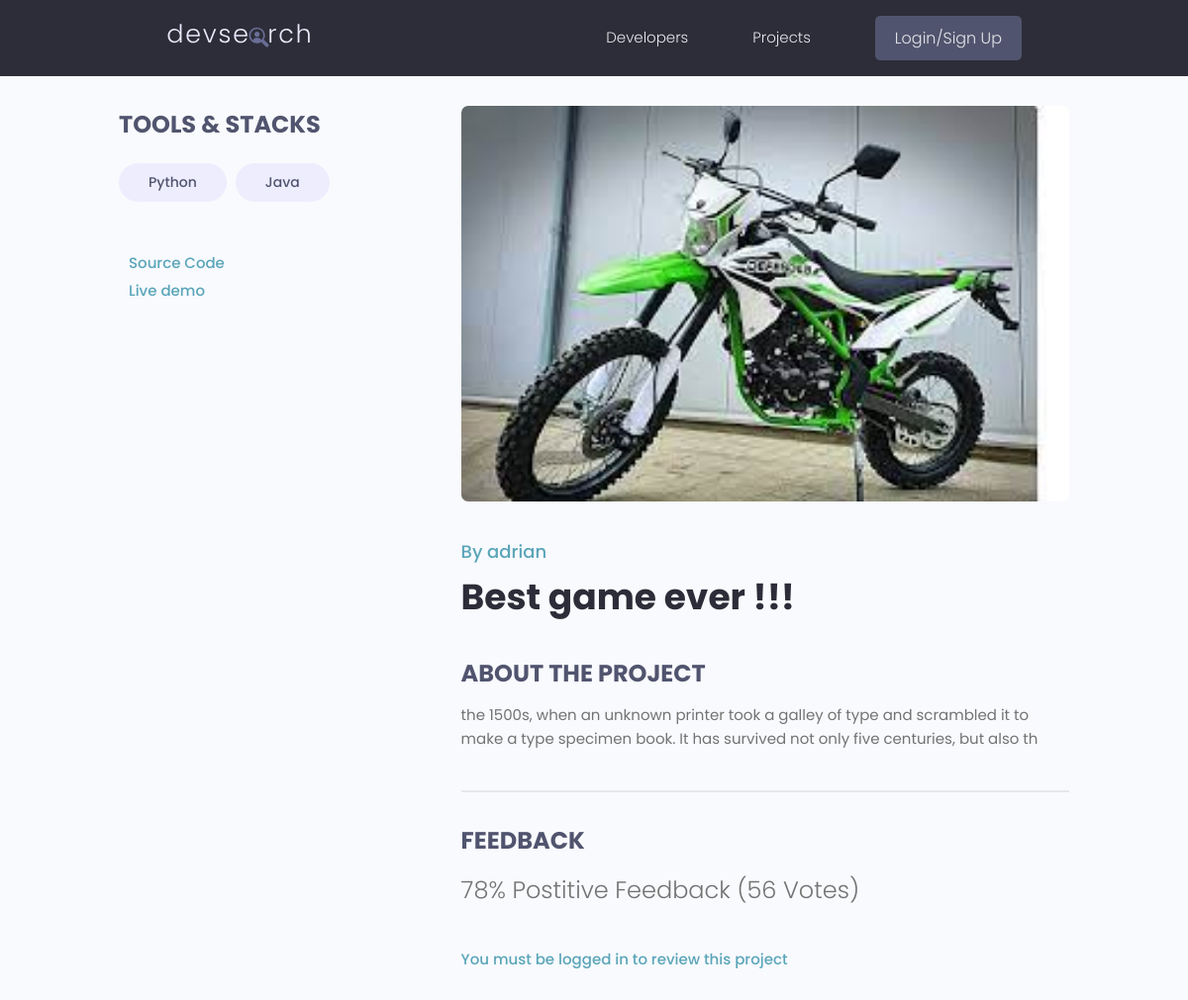
/projects/project/9383c987-9f2a-4486-9605-de4c230b241a/, run on an earlier commit of the app's database.
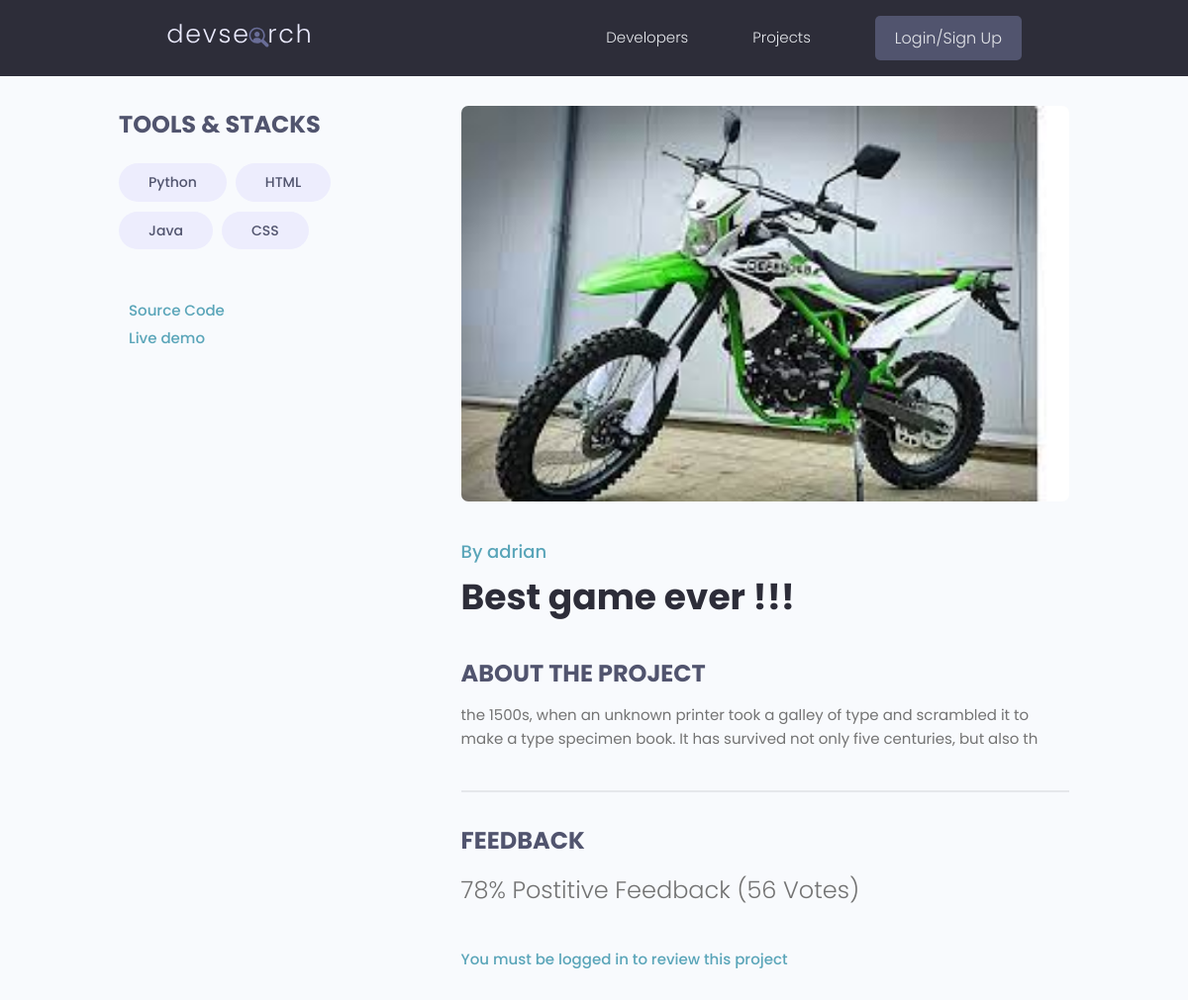
And on a later commit of the database.
### projects/models.py (models this page shows)
class Tag (models.Model):
    id = models.UUIDField(default=uuid.uuid4, unique=True,
    primary_key=True, editable=False)
    name = models.CharField(max_length=200)
    created = models.DateTimeField(auto_now_add=True)
    def __str__(self):
        return self.name

### projects/views.py (the view)
# urls.py: path('project/<str:pk>/', views.project,name="project"),
def project(request, pk):
    project = Project.objects.get(id=pk)
    form = ReviewForm()
    try:
        if request.method == "POST":
            form = ReviewForm(request.POST)
            if form.is_valid():
                review = form.save(commit=False)
                review.owner = request.user.profile
                review.project = project
                review.save()
                project.get_vote_count
                messages.success(request, "Your review was created")
                return redirect("project", pk=project.id)
    except:
        messages.error(request, "You already review this project")
    context = {"project":project, "form":form}
    return render(request, "projects/project.html", context)

### projects/models.py (called while the page is built)
    @property
    def reviewers(self):
        queryset = self.review_set.all().values_list("owner_id", flat=True)
        return queryset

### users/models.py (called while the page is built)
    def __str__(self):
        return str(self.username)

### projects/templates/projects/project.html (shortened to what this page needs)
{% extends 'main.html' %}
{% block content %}
<main class="singleProject my-md">
    <div class="container">
        <div class="layout">
            <div class="column column--1of3">
                <h3 class="singleProject__subtitle">Tools & Stacks</h3>
                <div class="singleProject__toolStack">
                    {% for tag in project.tags.all %}
                    <span class="tag tag--pill tag--sub tag--lg">
                        <small>{{ tag }}</small>
                    </span>
                    {% endfor %}
                </div>
                {% if project.source_link %}
                <a class="singleProject__liveLink" href="{{ project.source_link }}" target="_blank">Source
                    Code
                </a>
                {% endif %}
                {% if project.demo_link %}
                <a class="singleProject__liveLink" href="{{ project.demo_link }}" target="_blank">Live demo
                </a>
                {% endif %}
            </div>
            <div class="column column--2of3">
                <img class="singleProject__preview" src="{{ project.featured_image.url }}" alt="portfolio thumbnail" />
                <a href="{% url 'profile' project.owner.id %}" class="singleProject__developer">By {{ project.owner }}</a>
                <h2 class="singleProject__title">{{ project.title }}</h2>
                <h3 class="singleProject__subtitle">About the Project</h3>
                <div class="singleProject__info">
                    {{ project.description }}
                </div>
                <div class="comments">
                    <h3 class="singleProject__subtitle">Feedback</h3>
                    <h5 class="project--rating">
                        {{ project.vote_ratio }}% Postitive Feedback ({{ project.vote_total }} Vote{{ project.vote_total|pluralize:"s" }})
                    </h5>
                    {% if request.user.profile.id in project.reviewers  %}
                        <p>You already reviewed this project</p>
                    {% elif request.user.profile == project.owner %}
                        <p>You cannot review your project</p>
                    {% else %}
                        <a href="{% url 'login' %}?next={{request.path}}"> You must be logged in to review this project </a>
                    {% endif %}
            </div>
        </div>
    </div>
    </div>
</main>
{% endblock %}

What changed in the data, as far as the page shows it:
added Tag: name "HTML"
added Tag: name "CSS"
